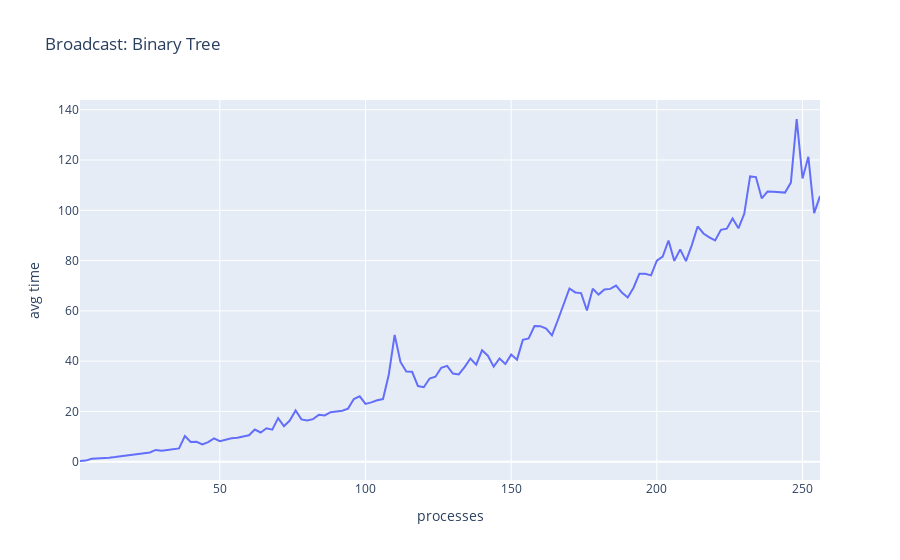

Notebook code cell kept with this figure:
### Code cell
import plotly.express as px
import plotly.graph_objects as go

# Plot the execution time 

fig = px.line(barrier, x='processes', y='avg time', title="Broadcast: Binary Tree")
fig
